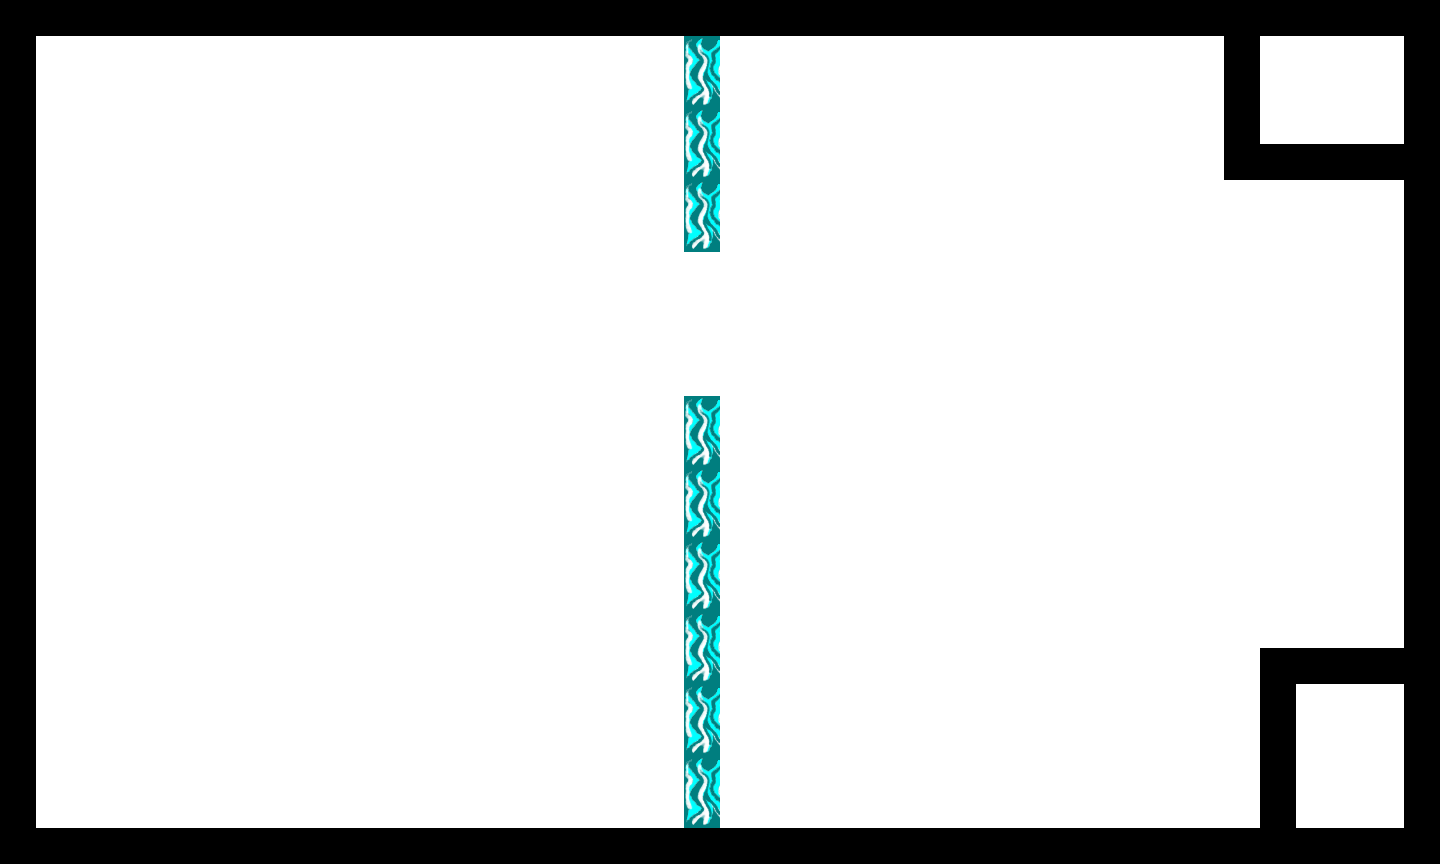

This is a level from a 2D game, rendered from its Tiled map with the project's own tilesets. A one-line summary and the map file follow, with tile-layer data summarised:
An orthogonal 40x24 tile map with 36x36 px tiles, 2 tile layers (bg, tiles), 6 tilesets.

<map version="1.0" orientation="orthogonal" width="40" height="24" tilewidth="36" tileheight="36">
 <properties>
  <property name="playerLocation" value="!json! {&quot;x&quot;: 4, &quot;y&quot;:4}" />
 </properties>
 <tileset firstgid="1" name="ice wall 1" tilewidth="36" tileheight="36">
  <image source="../../../art/ice wall 1.png" width="72" height="72" />
  <tile id="0">
   <properties>
    <property name="bodyType" value="static" />
    <property name="collType" value="solid" />
    <property name="name" value="iceWall" />
    <property name="physics:bounce" value="0" />
    <property name="physics:enabled" value="true" />
   </properties>
  </tile>
  <tile id="2">
   <properties>
    <property name="bodyType" value="static" />
    <property name="collType" value="solid" />
    <property name="name" value="iceWall" />
    <property name="physics:bounce" value="0" />
    <property name="physics:enabled" value="true" />
   </properties>
  </tile>
 </tileset>
 <tileset firstgid="5" name="black tile" tilewidth="36" tileheight="36">
  <image source="../../../art/black tile.png" width="72" height="72" />
  <tile id="0">
   <properties>
    <property name="bodyType" value="static" />
    <property name="collType" value="solid" />
    <property name="name" value="blackTile" />
    <property name="physics:bounce" value="0" />
    <property name="physics:enabled" value="true" />
   </properties>
  </tile>
 </tileset>
 <tileset firstgid="9" name="white tile" tilewidth="36" tileheight="36">
  <image source="../../../art/white tile.png" width="72" height="72" />
 </tileset>
 <tileset firstgid="13" name="key" tilewidth="36" tileheight="36">
  <image source="../../../art/key.png" width="72" height="72" />
  <tile id="0">
   <properties>
    <property name="bodyType" value="static" />
    <property name="collType" value="passThru" />
    <property name="collectable" value="true" />
    <property name="name" value="key" />
    <property name="physics:enabled" value="true" />
   </properties>
  </tile>
  <tile id="1">
   <properties>
    <property name="bodyType" value="static" />
    <property name="collType" value="passThru" />
    <property name="collectable" value="true" />
    <property name="name" value="key" />
    <property name="physics:enabled" value="true" />
   </properties>
  </tile>
  <tile id="2">
   <properties>
    <property name="bodyType" value="static" />
    <property name="collType" value="passThru" />
    <property name="collectable" value="true" />
    <property name="name" value="key" />
    <property name="physics:enabled" value="true" />
   </properties>
  </tile>
  <tile id="3">
   <properties>
    <property name="bodyType" value="static" />
    <property name="collType" value="passThru" />
    <property name="collectable" value="true" />
    <property name="name" value="key" />
    <property name="physics:enabled" value="true" />
   </properties>
  </tile>
 </tileset>
 <tileset firstgid="17" name="blue aura sphere 1" tilewidth="36" tileheight="36">
  <image source="../../../art/blue aura sphere 1.png" width="72" height="72" />
  <tile id="0">
   <properties>
    <property name="bodyType" value="static" />
    <property name="collType" value="passThru" />
    <property name="name" value="blueAura" />
    <property name="physics:enabled" value="true" />
   </properties>
  </tile>
  <tile id="1">
   <properties>
    <property name="bodyType" value="static" />
    <property name="collType" value="passThru" />
    <property name="name" value="blueAura" />
    <property name="physics:enabled" value="true" />
   </properties>
  </tile>
  <tile id="2">
   <properties>
    <property name="bodyType" value="static" />
    <property name="collType" value="passThru" />
    <property name="name" value="blueAura" />
    <property name="physics:enabled" value="true" />
   </properties>
  </tile>
  <tile id="3">
   <properties>
    <property name="bodyType" value="static" />
    <property name="collType" value="passThru" />
    <property name="name" value="blueAura" />
    <property name="physics:enabled" value="true" />
   </properties>
  </tile>
 </tileset>
 <tileset firstgid="21" name="chest" tilewidth="36" tileheight="36">
  <image source="../../../art/chest.png" width="72" height="72" />
  <tile id="0">
   <properties>
    <property name="bodyType" value="static" />
    <property name="collType" value="solid" />
    <property name="name" value="chest" />
    <property name="physics:bounce" value="0" />
    <property name="physics:enabled" value="true" />
   </properties>
  </tile>
  <tile id="1">
   <properties>
    <property name="bodyType" value="static" />
    <property name="name" value="chest" />
    <property name="physics:bounce" value="0" />
    <property name="physics:enabled" value="true" />
   </properties>
  </tile>
  <tile id="2">
   <properties>
    <property name="bodyType" value="static" />
    <property name="name" value="chest" />
    <property name="physics:bounce" value="0" />
    <property name="physics:enabled" value="true" />
   </properties>
  </tile>
  <tile id="3">
   <properties>
    <property name="bodyType" value="static" />
    <property name="name" value="chest" />
    <property name="physics:bounce" value="0" />
    <property name="physics:enabled" value="true" />
   </properties>
  </tile>
 </tileset>
 <layer name="bg" width="40" height="24">
  <data>[960 cells, 960 non-empty, 1 distinct tile ids]</data>
 </layer>
 <layer name="tiles" width="40" height="24">
  <data>[960 cells, 158 non-empty, 3 distinct tile ids]</data>
 </layer>
</map>
